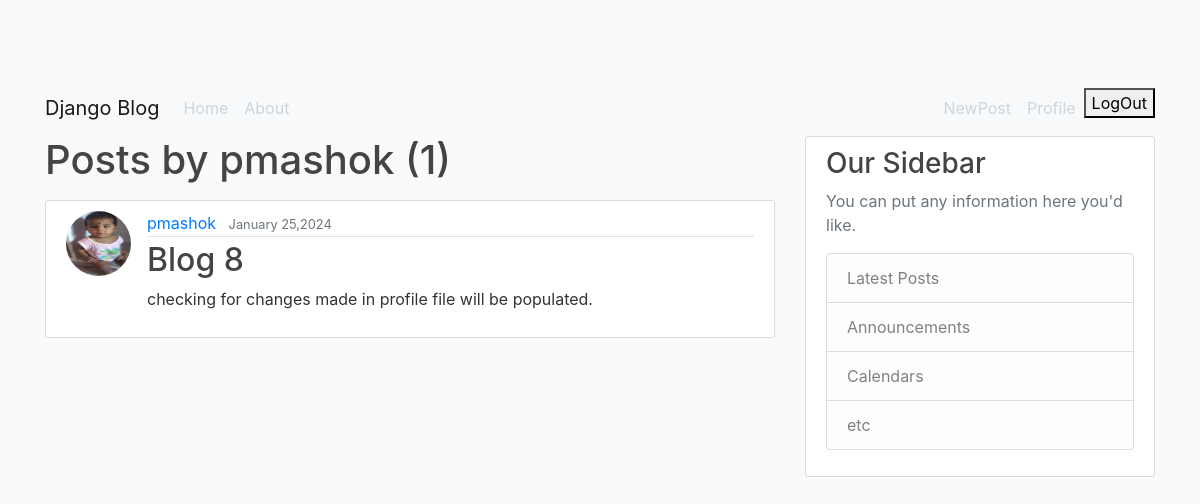
/user/pmashok (signed in), run on the app's committed database.
### firstapp/models.py (models this page shows, shortened)
class Post(models.Model):
    title = models.CharField(max_length=100)
    content = models.TextField()
    date_posted = models.DateTimeField(default=timezone.now)
    author = models.ForeignKey(User,on_delete = models.CASCADE)

### users/models.py (models this page shows)
class Profile(models.Model):
    user = models.OneToOneField(User,on_delete=models.CASCADE)
    image = models.ImageField(default='default.jpg',upload_to='profile_pics')

### firstapp/views.py (the view)
# urls.py: path('user/<str:username>',UserPostListView.as_view(),name='user-posts'),
class UserPostListView(ListView):
        model = Post
        template_name = 'firstapp/user_posts.html'
        context_object_name = 'posts'
        paginate_by = 5
        def get_queryset(self):
            user = get_object_or_404(User, username=self.kwargs.get('username'))
            return Post.objects.filter(author=user).order_by('-date_posted')

### firstapp/templates/firstapp/user_posts.html (shortened to what this page needs)
{% extends "firstapp/base.html" %}
{% block content %}
      <h1 class="mb-3"> Posts by {{ view.kwargs.username }} ({{ page_obj.paginator.count}})</h1>
    {% for post in posts %}
         <article class="media content-section">
            <img class="rounded-circle article-img" src="{{ post.author.profile.image.url }}">
           <div class="media-body">
             <div class="article-metadata">
               <a class="mr-2" href="{% url 'user-posts' post.author.username %}">{{ post.author }}</a>
               <small class="text-muted">{{ post.date_posted|date:"F d,Y" }}</small>
             </div>
             <h2><a class="article-title" href="{% url 'post-detail' post.id %}">{{ post.title }}</a></h2>
             <p class="article-content">{{ post.content }}</p>
           </div>
         </article>
    {% endfor %}
{% endblock content %}

### firstapp/static/firstapp/main.css (style rules this page uses)
body { background: #fafafa; color: #333333; margin-top: 5rem; }
h1, h2, h3, h4, h5, h6 { color: #444444; }
.content-section { background: #ffffff; padding: 10px 20px; border: 1px solid #dddddd; border-radius: 3px; margin-bottom: 20px; }
.article-title { color: #444444; }
.article-content { white-space: pre-line; }
.article-img { height: 65px; width: 65px; margin-right: 16px; }
.article-metadata { padding-bottom: 1px; margin-bottom: 4px; border-bottom: 1px solid #e3e3e3 }

### data on the page
Post: author.profile.image (placeholder picture), author "pmashok", date_posted "January 25,2024", title "Blog 8", content "checking for changes made in profile file will be populated."

### other printed values
{{ view.kwargs.username }} "pmashok"
{{ page_obj.paginator.count }} "1"
